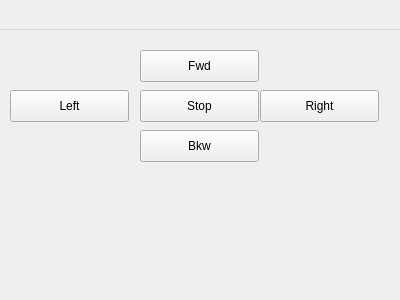
<?xml version="1.0" encoding="UTF-8"?>
<ui version="4.0">
 <class>TwistCmd</class>
 <widget class="QWidget" name="TwistCmd">
  <property name="geometry">
   <rect>
    <x>0</x>
    <y>0</y>
    <width>400</width>
    <height>300</height>
   </rect>
  </property>
  <property name="windowTitle">
   <string>TwistCmd</string>
  </property>
  <widget class="QWidget" name="centralWidget">
   <widget class="QPushButton" name="fwButton">
    <property name="geometry">
     <rect>
      <x>140</x>
      <y>50</y>
      <width>119</width>
      <height>32</height>
     </rect>
    </property>
    <property name="text">
     <string>Fwd</string>
    </property>
   </widget>
   <widget class="QPushButton" name="bkwButton">
    <property name="geometry">
     <rect>
      <x>140</x>
      <y>130</y>
      <width>119</width>
      <height>32</height>
     </rect>
    </property>
    <property name="text">
     <string>Bkw</string>
    </property>
   </widget>
   <widget class="QPushButton" name="leftButton">
    <property name="geometry">
     <rect>
      <x>10</x>
      <y>90</y>
      <width>119</width>
      <height>32</height>
     </rect>
    </property>
    <property name="text">
     <string>Left</string>
    </property>
   </widget>
   <widget class="QPushButton" name="rightButton">
    <property name="geometry">
     <rect>
      <x>260</x>
      <y>90</y>
      <width>119</width>
      <height>32</height>
     </rect>
    </property>
    <property name="text">
     <string>Right</string>
    </property>
   </widget>
   <widget class="QPushButton" name="stopButton">
    <property name="geometry">
     <rect>
      <x>140</x>
      <y>90</y>
      <width>119</width>
      <height>32</height>
     </rect>
    </property>
    <property name="text">
     <string>Stop</string>
    </property>
   </widget>
  </widget>
  <widget class="QToolBar" name="mainToolBar">
   <attribute name="toolBarArea">
    <enum>TopToolBarArea</enum>
   </attribute>
   <attribute name="toolBarBreak">
    <bool>false</bool>
   </attribute>
  </widget>
  <widget class="QStatusBar" name="statusBar"/>
  <widget class="QMenuBar" name="menuBar">
   <property name="geometry">
    <rect>
     <x>0</x>
     <y>0</y>
     <width>400</width>
     <height>30</height>
    </rect>
   </property>
  </widget>
 </widget>
 <layoutdefault spacing="6" margin="11"/>
 <resources/>
 <connections/>
</ui>
